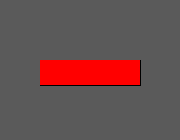
Frame 1 (no input)
Frame 60 (the mouse pressed at the canvas centre just before this capture): identical to frame 1, image omitted
Frame 120 (the mouse held since frame 60 and released just before this capture): identical to frame 1, image omitted

The Processing sketch that drew this single still picture (run headless with seeded random() and noise(); from frame 60 on, the mouse is pressed at the canvas centre):

// Processing sketch: ej_01
// ── ej_01.pde
/******************************************/
/*Processing en el Universo del Videojuego*/
/*Unidad 5: Algoritmos de Estado          */
/*Ejemplo 01: Barra Simple                */
/*                                        */
/* ibuioli@gmail.com                      */
/* jaimeperezmarin@gmail.com              */
/******************************************/

float vida;

void setup(){
  size(180, 140);
  background(90);
  
  vida = 550;    //Cambiar este valor y comprobar que ocurre
  
  //Mapear los valores para que vayan de 0 a 100
  vida = map(vida, 0, 500, 0, 100);
}

void draw(){
  pushStyle();  //Barra trasera, solo a modo visual
  fill(0);
  rect(40, 60, 100, 25);
  popStyle();
  
  pushStyle();  //Barra interactiva
  noStroke();
  fill(255, 0, 0);
  
  //Se contraen los valores en un rango para evitar que los valores se pasen de 100
  vida = constrain(vida, 0, 100);
  
  rect(40, 60, vida, 25);
  popStyle();
}
